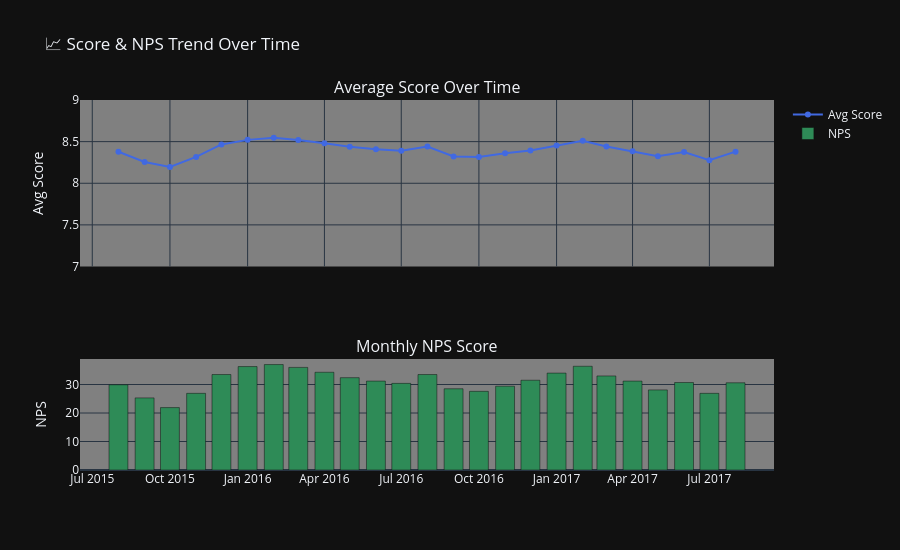

Here is the notebook cell this chart was saved with:
### Markdown cell above
## 4. Score Trend Over Time (Interactive)

### Code cell
monthly = df.groupby('YearMonth').agg(
    avg_score=('Reviewer_Score', 'mean'),
    review_count=('Reviewer_Score', 'count'),
    nps=('nps_category', lambda x: calc_nps(x))
).reset_index()

fig = make_subplots(rows=2, cols=1, shared_xaxes=True,
                    subplot_titles=('Average Score Over Time', 'Monthly NPS Score'),
                    row_heights=[0.6, 0.4])

fig.add_trace(go.Scatter(
    x=monthly['YearMonth'], y=monthly['avg_score'],
    mode='lines+markers', name='Avg Score',
    line=dict(color='royalblue', width=2),
    hovertemplate='%{x}<br>Score: %{y:.2f}<extra></extra>'
), row=1, col=1)

fig.add_trace(go.Bar(
    x=monthly['YearMonth'], y=monthly['nps'],
    name='NPS',
    marker_color=['seagreen' if v >= 0 else 'tomato' for v in monthly['nps']],
    hovertemplate='%{x}<br>NPS: %{y:.1f}<extra></extra>'
), row=2, col=1)

fig.update_layout(
    title='📈 Score & NPS Trend Over Time',
    height=550, showlegend=True,
    plot_bgcolor='rgba(240,240,240,0.5)'
)
fig.update_yaxes(title_text='Avg Score', range=[7, 9], row=1, col=1)
fig.update_yaxes(title_text='NPS', row=2, col=1)
fig.show()

### Figure 1 — Plotly figure (JSON) as saved in the notebook; plotly's stock layout.template omitted (floating-point values rounded to 4 significant figures)
{"data": [{"hovertemplate": "%{x}<br>Score: %{y:.2f}<extra></extra>", "line": {"color": "royalblue", "width": 2}, "mode": "lines+markers", "name": "Avg Score", "x": ["2015-08", "2015-09", "2015-10", "2015-11", "2015-12", "2016-01", "2016-02", "2016-03", "2016-04", "2016-05", "2016-06", "2016-07", "2016-08", "2016-09", "2016-10", "2016-11", "2016-12", "2017-01", "2017-02", "2017-03", "2017-04", "2017-05", "2017-06", "2017-07", "2017-08"], "y": [8.378, 8.256, 8.196, 8.316, 8.466, 8.521, 8.546, 8.518, 8.479, 8.44, 8.409, 8.39, 8.44, 8.321, 8.314, 8.361, 8.395, 8.454, 8.511, 8.441, 8.384, 8.323, 8.374, 8.276, 8.379], "type": "scatter", "xaxis": "x", "yaxis": "y"}, {"hovertemplate": "%{x}<br>NPS: %{y:.1f}<extra></extra>", "marker": {"color": ["seagreen", "seagreen", "seagreen", "seagreen", "seagreen", "seagreen", "seagreen", "seagreen", "seagreen", "seagreen", "seagreen", "seagreen", "seagreen", "seagreen", "seagreen", "seagreen", "seagreen", "seagreen", "seagreen", "seagreen", "seagreen", "seagreen", "seagreen", "seagreen", "seagreen"]}, "name": "NPS", "x": ["2015-08", "2015-09", "2015-10", "2015-11", "2015-12", "2016-01", "2016-02", "2016-03", "2016-04", "2016-05", "2016-06", "2016-07", "2016-08", "2016-09", "2016-10", "2016-11", "2016-12", "2017-01", "2017-02", "2017-03", "2017-04", "2017-05", "2017-06", "2017-07", "2017-08"], "y": [29.9, 25.3, 21.9, 26.9, 33.5, 36.3, 37.0, 36.0, 34.3, 32.4, 31.2, 30.4, 33.5, 28.5, 27.6, 29.4, 31.5, 34.0, 36.4, 33.0, 31.2, 28.1, 30.7, 26.9, 30.6], "type": "bar", "xaxis": "x2", "yaxis": "y2"}], "layout": {"xaxis": {"anchor": "y", "domain": [0.0, 1.0], "matches": "x2", "showticklabels": false}, "yaxis": {"anchor": "x", "domain": [0.55, 1.0], "title": {"text": "Avg Score"}, "range": [7, 9]}, "xaxis2": {"anchor": "y2", "domain": [0.0, 1.0]}, "yaxis2": {"anchor": "x2", "domain": [0.0, 0.3], "title": {"text": "NPS"}}, "annotations": [{"font": {"size": 16}, "showarrow": false, "text": "Average Score Over Time", "x": 0.5, "xanchor": "center", "xref": "paper", "y": 1.0, "yanchor": "bottom", "yref": "paper"}, {"font": {"size": 16}, "showarrow": false, "text": "Monthly NPS Score", "x": 0.5, "xanchor": "center", "xref": "paper", "y": 0.3, "yanchor": "bottom", "yref": "paper"}], "title": {"text": "📈 Score & NPS Trend Over Time"}, "height": 550, "showlegend": true, "plot_bgcolor": "rgba(240,240,240,0.5)"}}
